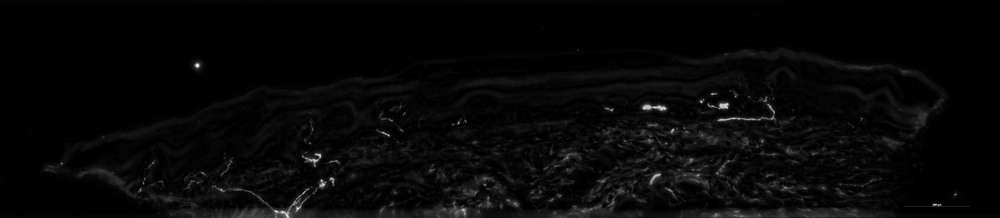
#> input picture closing_2.png, 1000 x 218 px, shrunk from 4713 x 1028 before the run; the run also reads 1 picture not shown here
$ python extract_epidermis_border.py -i ../closing_2.png -m ../closing_1.png -o out.png -w 100
#> lines starting #> are read from the running program, lines starting #| are printed output that depends on the picture; after the words box and inside, x2 and y2 are one past the last pixel; in counts of white or black regions, pixels touching at a corner belong together
"""
表皮邊緣區域提取工具

提取表皮遮罩下邊緣特定寬度的空間區域

使用方式:
python extract_epidermis_border.py \\
    --image data/Original/S163-2_a.tif \\
    --mask data/Mask/S163-2_a.tif \\
    --output border.tif \\
    --width 50
"""

import argparse
import sys
from pathlib import Path
import cv2
import numpy as np
import matplotlib.pyplot as plt
from typing import Tuple, Optional


def load_image(image_path: str) -> np.ndarray:
    """
    載入影像

    Args:
        image_path: 影像路徑

    Returns:
        影像陣列
    """
    image = cv2.imread(image_path, cv2.IMREAD_UNCHANGED)

    if image is None:
        raise ValueError(f"無法讀取影像: {image_path}")

    print(f"  載入影像: {image.shape}, dtype: {image.dtype}")
    return image


# [17 lines left out: function extract_green_channel, not called in this run]


def create_binary_mask(mask_image: np.ndarray, threshold: int = 1) -> np.ndarray:
    """
    創建二值化 mask

    Args:
        mask_image: 輸入 mask 影像
        threshold: 二值化閾值

    Returns:
        二值化 mask (0 或 255)
    """
    # 如果是彩色影像，轉為灰階
    if len(mask_image.shape) == 3:
        mask_gray = cv2.cvtColor(mask_image, cv2.COLOR_BGR2GRAY)
    else:
        mask_gray = mask_image

    # 二值化
    _, binary_mask = cv2.threshold(mask_gray, threshold, 255, cv2.THRESH_BINARY)

    return binary_mask


def find_bottom_border(mask: np.ndarray) -> np.ndarray:
    """
    找到表皮遮罩的下邊緣

    Args:
        mask: 二值化 mask (255 為表皮內，0 為表皮外)

    Returns:
        下邊緣 mask (僅邊緣像素為 255)
    """
    # 確保 mask 為二值化
    mask_binary = (mask > 0).astype(np.uint8) * 255

    # 使用形態學侵蝕找到邊緣
    kernel = np.ones((3, 3), np.uint8)
    eroded = cv2.erode(mask_binary, kernel, iterations=1)

    # 邊緣 = 原始 - 侵蝕
    border = mask_binary - eroded

    # 只保留下邊緣
    # 對每一列，找到最下方的邊緣點
    bottom_border = np.zeros_like(border)

    for col in range(border.shape[1]):
        # 找到這一列所有邊緣點的 y 座標
        edge_rows = np.where(border[:, col] > 0)[0]
        if len(edge_rows) > 0:
            # 取最大的 y 座標（最下方）
            bottom_row = edge_rows[-1]
            bottom_border[bottom_row, col] = 255

    return bottom_border


def create_border_region_mask(
    bottom_border: np.ndarray,
    width: int,
    direction: str = 'down'
) -> np.ndarray:
    """
    從下邊緣創建特定寬度的區域 mask

    Args:
        bottom_border: 下邊緣 mask
        width: 區域寬度（像素）
        direction: 方向 ('down' 向下，'up' 向上，'both' 雙向)

    Returns:
        區域 mask
    """
    region_mask = np.zeros_like(bottom_border)

    if direction == 'down':
        # 向下擴展
        kernel = np.ones((width * 2 + 1, 1), np.uint8)
        dilated = cv2.dilate(bottom_border, kernel, iterations=1)
        region_mask = dilated

    elif direction == 'up':
        # 向上擴展
        kernel = np.ones((width * 2 + 1, 1), np.uint8)
        dilated = cv2.dilate(bottom_border, kernel, iterations=1)
        # 翻轉以向上擴展
        for col in range(bottom_border.shape[1]):
            edge_rows = np.where(bottom_border[:, col] > 0)[0]
            if len(edge_rows) > 0:
                bottom_row = edge_rows[0]
                start_row = max(0, bottom_row - width)
                region_mask[start_row:bottom_row + 1, col] = 255

    elif direction == 'both':
        # 雙向擴展
        kernel = np.ones((width * 2 + 1, 1), np.uint8)
        region_mask = cv2.dilate(bottom_border, kernel, iterations=1)

    else:
        raise ValueError(f"不支援的方向: {direction}")

    return region_mask


def extract_border_region(
    image: np.ndarray,
    mask: np.ndarray,
    width: int,
    direction: str = 'down',
    background_value: int = 0
) -> Tuple[np.ndarray, np.ndarray, np.ndarray]:
    """
    提取表皮下邊緣區域

    Args:
        image: 原始影像
        mask: 表皮 mask
        width: 邊緣寬度（像素）
        direction: 擴展方向
        background_value: 背景值

    Returns:
        (下邊緣 mask, 邊緣區域 mask, 提取的邊緣區域影像)
    """
    # 找到下邊緣
    print(f"  尋找表皮下邊緣...")
    bottom_border = find_bottom_border(mask)

    border_points = np.sum(bottom_border > 0)
    print(f"  下邊緣點數: {border_points}")

    # 創建邊緣區域 mask
    print(f"  創建寬度 {width} 像素的邊緣區域...")
    region_mask = create_border_region_mask(bottom_border, width, direction)

    region_pixels = np.sum(region_mask > 0)
    print(f"  邊緣區域像素: {region_pixels} ({region_pixels/image.size*100:.2f}%)")

    # 提取區域
    border_image = image.copy()
    border_image[region_mask == 0] = background_value

    return bottom_border, region_mask, border_image


# [129 lines left out: functions visualize_border_extraction, visualize_border_viridis, not called in this run]


def calculate_statistics(image: np.ndarray, border_image: np.ndarray, background_value: int = 0) -> dict:
    """
    計算邊緣區域統計資訊

    Args:
        image: 原始影像
        border_image: 邊緣區域影像
        background_value: 背景值

    Returns:
        統計資訊字典
    """
    border_pixels = border_image[border_image != background_value]

    if len(border_pixels) == 0:
        return {
            'mean': 0,
            'std': 0,
            'median': 0,
            'min': 0,
            'max': 0,
            'num_pixels': 0,
        }

    stats = {
        'mean': np.mean(border_pixels),
        'std': np.std(border_pixels),
        'median': np.median(border_pixels),
        'min': np.min(border_pixels),
        'max': np.max(border_pixels),
        'num_pixels': len(border_pixels),
    }

    return stats


def print_statistics(stats: dict):
    """
    印出統計資訊

    Args:
        stats: 統計資訊字典
    """
    print("\n" + "=" * 60)
    print("邊緣區域統計資訊")
    print("=" * 60)
    print(f"\n【像素統計】")
    print(f"  邊緣區域像素數: {stats['num_pixels']:,}")
    print(f"\n【強度統計】")
    print(f"  平均值: {stats['mean']:.2f}")
    print(f"  標準差: {stats['std']:.2f}")
    print(f"  中位數: {stats['median']:.2f}")
    print(f"  最小值: {stats['min']:.0f}")
    print(f"  最大值: {stats['max']:.0f}")
    print("=" * 60)


def main():
    parser = argparse.ArgumentParser(
        description='提取表皮遮罩下邊緣特定寬度的空間區域',
        formatter_class=argparse.RawDescriptionHelpFormatter,
    )

    # 必要參數
    parser.add_argument(
        '--image', '-i',
        required=True,
        help='原始影像路徑'
    )

    parser.add_argument(
        '--mask', '-m',
        required=True,
        help='表皮 mask 路徑'
    )

    parser.add_argument(
        '--output', '-o',
        required=True,
        help='輸出影像路徑'
    )

    parser.add_argument(
        '--width', '-w',
        type=int,
        required=True,
        help='邊緣區域寬度（像素）'
    )

    # 可選參數
    parser.add_argument(
        '--direction', '-d',
        choices=['down', 'up', 'both'],
        default='down',
        help='擴展方向：down (向下), up (向上), both (雙向)。預設: down'
    )

    parser.add_argument(
        '--background', '-b',
        type=int,
        default=0,
        help='背景填充值（預設: 0）'
    )

    parser.add_argument(
        '--threshold', '-t',
        type=int,
        default=1,
        help='Mask 二值化閾值（預設: 1）'
    )

    parser.add_argument(
        '--green-channel', '-g',
        action='store_true',
        help='只使用綠色通道'
    )

    parser.add_argument(
        '--visualize', '-v',
        action='store_true',
        help='生成視覺化比較圖'
    )

    parser.add_argument(
        '--save-masks',
        action='store_true',
        help='保存中間 mask 結果'
    )

    parser.add_argument(
        '--no-stats',
        action='store_true',
        help='不顯示統計資訊'
    )

    parser.add_argument(
        '--dpi',
        type=int,
        default=150,
        help='視覺化輸出解析度（預設: 150）'
    )

    parser.add_argument(
        '--title',
        default=None,
        help='圖表標題（可選）'
    )

    args = parser.parse_args()

    # 驗證輸入檔案
    for file_path, name in [(args.image, '影像'), (args.mask, 'Mask')]:
        if not Path(file_path).exists():
            print(f"✗ 錯誤: {name}檔案不存在: {file_path}")
            sys.exit(1)

    # 驗證寬度
    if args.width < 1:
        print(f"✗ 錯誤: 寬度必須大於 0")
        sys.exit(1)

    print("=" * 60)
    print("表皮邊緣區域提取")
    print("=" * 60)

    try:
        # 步驟 1: 載入資料
        print(f"\n[1/5] 載入資料...")
        print(f"  影像: {args.image}")
        image = load_image(args.image)
#> in load_image, image is the input picture: shape (218, 1000); min 0, max 246, mean 7.4
#|   載入影像: (218, 1000), dtype: uint8

        print(f"  Mask: {args.mask}")
        mask_image = load_image(args.mask)
#|   載入影像: (218, 1000), dtype: uint8

        # 提取綠色通道（如果需要）
        if args.green_channel or len(image.shape) == 3:
            print("  提取綠色通道...")
            image = extract_green_channel(image)

        # 步驟 2: 處理 mask
        print(f"\n[2/5] 處理 mask...")
        binary_mask = create_binary_mask(mask_image, args.threshold)
#> in create_binary_mask, `_, binary_mask = cv2.threshold(mask_gray, threshold, 255, cv2.THRESH_B..`:
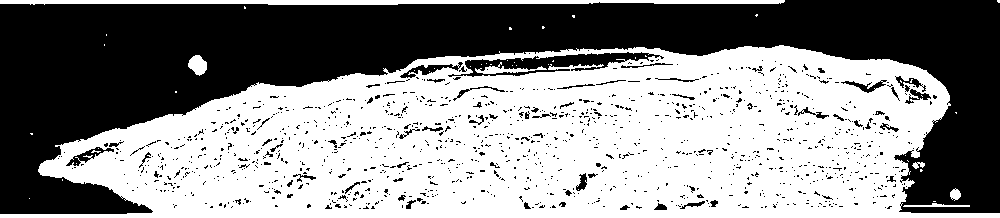
#> binary_mask: shape (218, 1000); 54.6% white; 1153 black regions (1088 under 20 px), largest, box (x1, y1, x2, y2) and area: (0, 0, 1000, 214) 89538, (448, 52, 664, 77) 2084, (400, 62, 463, 78) 317
        print(f"  Mask 尺寸: {binary_mask.shape}")
#|   Mask 尺寸: (218, 1000)

        # 驗證尺寸匹配
        if image.shape[:2] != binary_mask.shape[:2]:
            raise ValueError(f"影像尺寸 {image.shape[:2]} 與 mask 尺寸 {binary_mask.shape[:2]} 不匹配")

        # 步驟 3: 提取邊緣區域
        print(f"\n[3/5] 提取邊緣區域...")
        print(f"  邊緣寬度: {args.width} 像素")
        print(f"  擴展方向: {args.direction}")

        bottom_border, region_mask, border_image = extract_border_region(
            image=image,
            mask=binary_mask,
            width=args.width,
            direction=args.direction,
            background_value=args.background
        )
#> in find_bottom_border, `eroded = cv2.erode(mask_binary, kernel, iterations=1)`:
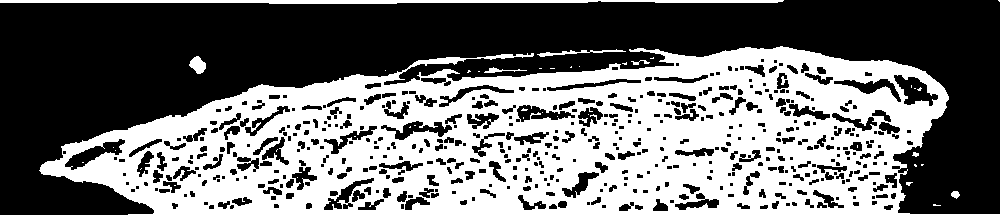
#> eroded: shape (218, 1000); 44.8% white; 45 white regions (37 under 20 px), largest, box (x1, y1, x2, y2) and area: (0, 46, 1000, 218) 94589, (0, 0, 784, 4) 2403, (537, 49, 626, 57) 211
#> in find_bottom_border, `border = mask_binary - eroded`:
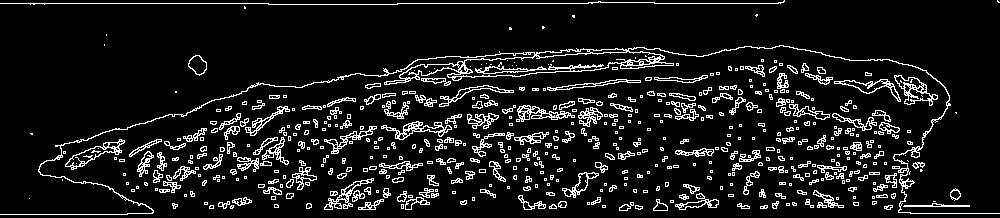
#> border: shape (218, 1000); 9.8% white in thin lines or dots
#> the loop in find_bottom_border, `for col in range(border.shape[1]):` made 1000 passes
#> edge_rows on passes 1 to 12: [3, 214], [3, 214], [3, 214], [3, 214], [3, 214], [3, 214], [3, 214], [3, 214], [3, 214], [3, 214], [3, 214], [3, 214]
#> after the loop in find_bottom_border, `for col in range(border.shape[1]):`:
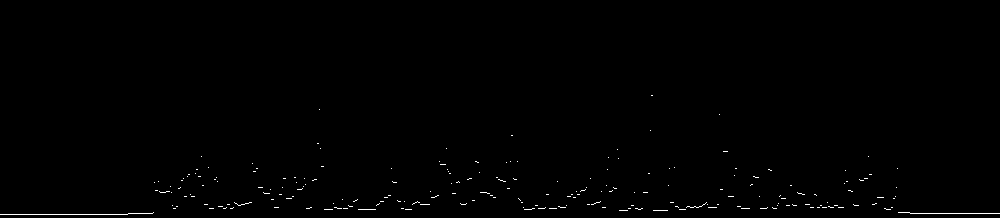
#> bottom_border: shape (218, 1000); 0.46% white in thin lines or dots, all inside (x1, y1, x2, y2) = (0, 95, 1000, 215)
#> in extract_border_region, `border_points = np.sum(bottom_border > 0)`: border_points = 1000
#|   下邊緣點數: 1000
#> in create_border_region_mask, `dilated = cv2.dilate(bottom_border, kernel, iterations=1)`:
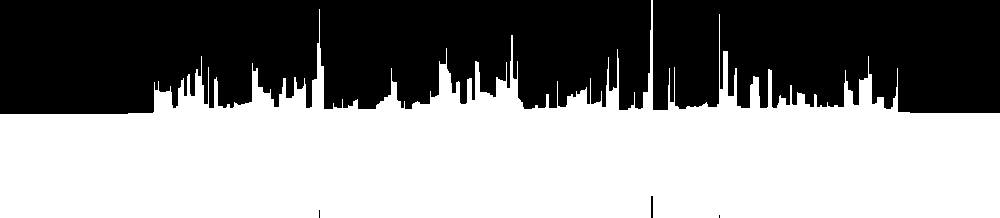
#> dilated: shape (218, 1000); 54.1% white; 5 black regions (2 under 20 px), largest, box (x1, y1, x2, y2) and area: (0, 0, 651, 114) 64554, (653, 0, 1000, 113) 35539, (651, 196, 653, 218) 44
#> in extract_border_region, `region_pixels = np.sum(region_mask > 0)`: region_pixels = 117852
#|   邊緣區域像素: 117852 (54.06%)

        # 步驟 4: 保存結果
        print(f"\n[4/5] 保存結果...")
        output_path = Path(args.output)
        output_path.parent.mkdir(parents=True, exist_ok=True)

        cv2.imwrite(str(output_path), border_image)
        print(f"  ✓ 已保存邊緣區域影像: {output_path}")

        # 保存 mask
        if args.save_masks:
            base_name = output_path.stem

            bottom_border_path = output_path.parent / f"{base_name}_bottom_border.tif"
            cv2.imwrite(str(bottom_border_path), bottom_border)
            print(f"  ✓ 已保存下邊緣 mask: {bottom_border_path}")

            region_mask_path = output_path.parent / f"{base_name}_region_mask.tif"
            cv2.imwrite(str(region_mask_path), region_mask)
            print(f"  ✓ 已保存邊緣區域 mask: {region_mask_path}")

        # 步驟 5: 視覺化
        if args.visualize:
            print(f"\n[5/5] 生成視覺化...")
            base_name = output_path.stem

            # 灰階視覺化
            vis_gray_path = output_path.parent / f"{base_name}_visualization_gray.png"
            visualize_border_extraction(
                original=image,
                mask=binary_mask,
                bottom_border=bottom_border,
                region_mask=region_mask,
                border_image=border_image,
                output_path=str(vis_gray_path),
                title=args.title,
                dpi=args.dpi
            )

            # Viridis 視覺化
            vis_viridis_path = output_path.parent / f"{base_name}_visualization_viridis.png"
            visualize_border_viridis(
                original=image,
                mask=binary_mask,
                bottom_border=bottom_border,
                region_mask=region_mask,
                border_image=border_image,
                output_path=str(vis_viridis_path),
                title=args.title,
                dpi=args.dpi
            )

        # 統計資訊
        if not args.no_stats:
            stats = calculate_statistics(image, border_image, args.background)
#> in calculate_statistics, `stats = { 'mean': np.mean(border_pixels), 'std': np.std(border_pixels)..`: stats = {'mean': 13.16, 'std': 16.85, 'median': 8, 'min': 1, 'max': 242, 'num_pixels': 103115}
            print_statistics(stats)
#|   邊緣區域像素數: 103,115
#|   平均值: 13.16
#|   標準差: 16.85
#|   中位數: 8.00
#|   最小值: 1
#|   最大值: 242

        print("\n✓ 提取完成！")
        sys.exit(0)
#> (the program exits here)
